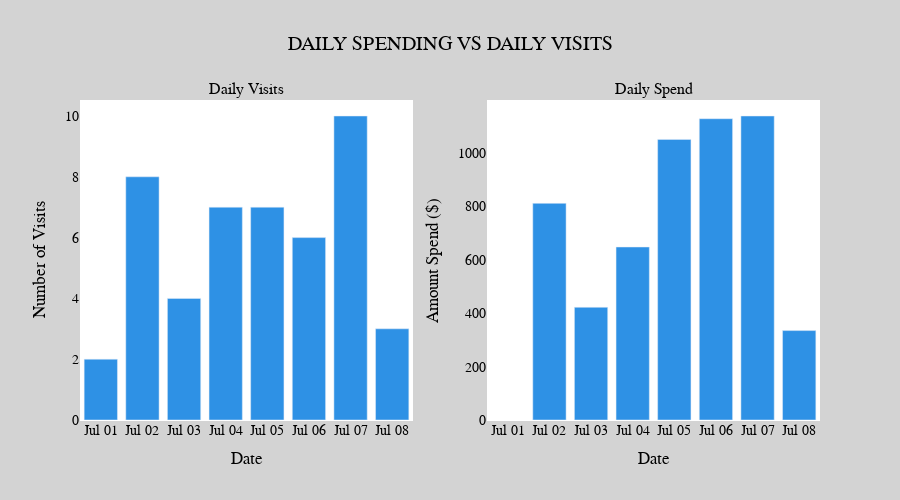

Notebook code for this chart:
### Code cell
fig= make_subplots(rows=1, cols=2, subplot_titles= ("Daily Visits","Daily Spend"))
# Making charts
spending_graph = px.bar(daily_performance, x='dates', y='daily_spend',color_discrete_sequence=px.colors.qualitative.Dark24)
visits_graph = px.bar(daily_performance, x='dates', y='daily_visits',color_discrete_sequence=px.colors.qualitative.Dark24)

# Adding the charts into the subplots
for trace in visits_graph.data:
    fig.add_trace(trace, row=1, col=1)
for trace in spending_graph.data:
    fig.add_trace(trace,row=1, col=2)
    # Update axes to get them labeled, and use dtick to have all the dates displayed instead of some, target each sublot, using row and col
fig.update_xaxes(title_text="Date", row=1, col=1, tickmode="linear", dtick="D1", tickformat="%b %d")
fig.update_yaxes(title_text="Number of Visits", row=1, col=1)
fig.update_xaxes(title_text="Date", row=1, col=2, tickmode="linear", dtick="D1", tickformat="%b %d")
fig.update_yaxes(title_text="Amount Spend ($)", row=1, col=2)
    # Update layout to style my figure, not the subplots
fig.update_layout(title='DAILY SPENDING VS DAILY VISITS',
                height=500, width=900,               # my figure size                   
                plot_bgcolor="white",                # background inside sublot
                paper_bgcolor="lightgray",           # full figure background
                title_x=0.5,                         # my title at the center
                font=dict(size=14, family="Arial,Bold",color="black")

)

### Figure 1 — Plotly figure (JSON) as saved in the notebook; plotly's stock layout.template omitted (floating-point values rounded to 4 significant figures)
{"data": [{"hovertemplate": "dates=%{x}<br>daily_visits=%{y}<extra></extra>", "legendgroup": "", "marker": {"color": "#2E91E5", "pattern": {"shape": ""}}, "name": "", "orientation": "v", "showlegend": false, "textposition": "auto", "type": "bar", "x": ["2025-07-01", "2025-07-02", "2025-07-03", "2025-07-04", "2025-07-05", "2025-07-06", "2025-07-07", "2025-07-08"], "xaxis": "x", "y": [2, 8, 4, 7, 7, 6, 10, 3], "yaxis": "y"}, {"hovertemplate": "dates=%{x}<br>daily_spend=%{y}<extra></extra>", "legendgroup": "", "marker": {"color": "#2E91E5", "pattern": {"shape": ""}}, "name": "", "orientation": "v", "showlegend": false, "textposition": "auto", "type": "bar", "x": ["2025-07-01", "2025-07-02", "2025-07-03", "2025-07-04", "2025-07-05", "2025-07-06", "2025-07-07", "2025-07-08"], "xaxis": "x2", "y": [NaN, 811.4, 422.1, 648.0, 1051.0, 1128.0, 1139.0, 334.9], "yaxis": "y2"}], "layout": {"annotations": [{"font": {"size": 16}, "showarrow": false, "text": "Daily Visits", "x": 0.225, "xanchor": "center", "xref": "paper", "y": 1, "yanchor": "bottom", "yref": "paper"}, {"font": {"size": 16}, "showarrow": false, "text": "Daily Spend", "x": 0.775, "xanchor": "center", "xref": "paper", "y": 1, "yanchor": "bottom", "yref": "paper"}], "font": {"color": "black", "family": "Arial,Bold", "size": 14}, "height": 500, "paper_bgcolor": "lightgray", "plot_bgcolor": "white", "title": {"text": "DAILY SPENDING VS DAILY VISITS", "x": 0.5}, "width": 900, "xaxis": {"anchor": "y", "domain": [0, 0.45], "dtick": "D1", "tickformat": "%b %d", "tickmode": "linear", "title": {"text": "Date"}}, "xaxis2": {"anchor": "y2", "domain": [0.55, 1], "dtick": "D1", "tickformat": "%b %d", "tickmode": "linear", "title": {"text": "Date"}}, "yaxis": {"anchor": "x", "domain": [0, 1], "title": {"text": "Number of Visits"}}, "yaxis2": {"anchor": "x2", "domain": [0, 1], "title": {"text": "Amount Spend ($)"}}}}
